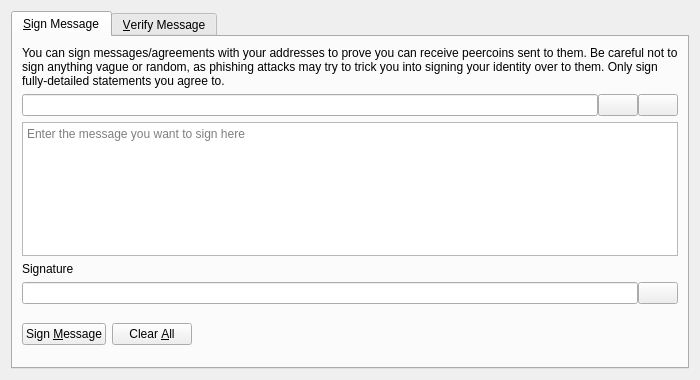
<?xml version="1.0" encoding="UTF-8"?>
<ui version="4.0">
 <class>SignVerifyMessageDialog</class>
 <widget class="QDialog" name="SignVerifyMessageDialog">
  <property name="geometry">
   <rect>
    <x>0</x>
    <y>0</y>
    <width>700</width>
    <height>380</height>
   </rect>
  </property>
  <property name="windowTitle">
   <string>Signatures - Sign / Verify a Message</string>
  </property>
  <property name="modal">
   <bool>true</bool>
  </property>
  <layout class="QVBoxLayout" name="verticalLayout">
   <item>
    <widget class="QTabWidget" name="tabWidget">
     <property name="currentIndex">
      <number>0</number>
     </property>
     <widget class="QWidget" name="tabSignMessage">
      <attribute name="title">
       <string>&amp;Sign Message</string>
      </attribute>
      <layout class="QVBoxLayout" name="verticalLayout_SM">
       <item>
        <widget class="QLabel" name="infoLabel_SM">
         <property name="text">
          <string>You can sign messages/agreements with your addresses to prove you can receive peercoins sent to them. Be careful not to sign anything vague or random, as phishing attacks may try to trick you into signing your identity over to them. Only sign fully-detailed statements you agree to.</string>
         </property>
         <property name="textFormat">
          <enum>Qt::PlainText</enum>
         </property>
         <property name="wordWrap">
          <bool>true</bool>
         </property>
        </widget>
       </item>
       <item>
        <layout class="QHBoxLayout" name="horizontalLayout_1_SM">
         <property name="spacing">
          <number>0</number>
         </property>
         <item>
          <widget class="QValidatedLineEdit" name="addressIn_SM">
           <property name="toolTip">
            <string>The Peercoin address to sign the message with</string>
           </property>
          </widget>
         </item>
         <item>
          <widget class="QPushButton" name="addressBookButton_SM">
           <property name="toolTip">
            <string>Choose previously used address</string>
           </property>
           <property name="text">
            <string/>
           </property>
           <property name="icon">
            <iconset resource="../bitcoin.qrc">
             <normaloff>:/icons/address-book</normaloff>:/icons/address-book</iconset>
           </property>
           <property name="shortcut">
            <string>Alt+A</string>
           </property>
           <property name="autoDefault">
            <bool>false</bool>
           </property>
          </widget>
         </item>
         <item>
          <widget class="QPushButton" name="pasteButton_SM">
           <property name="toolTip">
            <string>Paste address from clipboard</string>
           </property>
           <property name="text">
            <string/>
           </property>
           <property name="icon">
            <iconset resource="../bitcoin.qrc">
             <normaloff>:/icons/editpaste</normaloff>:/icons/editpaste</iconset>
           </property>
           <property name="shortcut">
            <string>Alt+P</string>
           </property>
           <property name="autoDefault">
            <bool>false</bool>
           </property>
          </widget>
         </item>
        </layout>
       </item>
       <item>
        <widget class="QPlainTextEdit" name="messageIn_SM">
         <property name="toolTip">
          <string>Enter the message you want to sign here</string>
         </property>
         <property name="placeholderText">
          <string>Enter the message you want to sign here</string>
         </property>
        </widget>
       </item>
       <item>
        <widget class="QLabel" name="signatureLabel_SM">
         <property name="text">
          <string>Signature</string>
         </property>
         <property name="textFormat">
          <enum>Qt::PlainText</enum>
         </property>
        </widget>
       </item>
       <item>
        <layout class="QHBoxLayout" name="horizontalLayout_2_SM">
         <property name="spacing">
          <number>0</number>
         </property>
         <item>
          <widget class="QLineEdit" name="signatureOut_SM">
           <property name="font">
            <font>
             <italic>true</italic>
            </font>
           </property>
           <property name="readOnly">
            <bool>true</bool>
           </property>
          </widget>
         </item>
         <item>
          <widget class="QPushButton" name="copySignatureButton_SM">
           <property name="toolTip">
            <string>Copy the current signature to the system clipboard</string>
           </property>
           <property name="text">
            <string/>
           </property>
           <property name="icon">
            <iconset resource="../bitcoin.qrc">
             <normaloff>:/icons/editcopy</normaloff>:/icons/editcopy</iconset>
           </property>
           <property name="autoDefault">
            <bool>false</bool>
           </property>
          </widget>
         </item>
        </layout>
       </item>
       <item>
        <layout class="QHBoxLayout" name="horizontalLayout_3_SM">
         <item>
          <widget class="QPushButton" name="signMessageButton_SM">
           <property name="toolTip">
            <string>Sign the message to prove you own this Peercoin address</string>
           </property>
           <property name="text">
            <string>Sign &amp;Message</string>
           </property>
           <property name="icon">
            <iconset resource="../bitcoin.qrc">
             <normaloff>:/icons/edit</normaloff>:/icons/edit</iconset>
           </property>
           <property name="autoDefault">
            <bool>false</bool>
           </property>
          </widget>
         </item>
         <item>
          <widget class="QPushButton" name="clearButton_SM">
           <property name="toolTip">
            <string>Reset all sign message fields</string>
           </property>
           <property name="text">
            <string>Clear &amp;All</string>
           </property>
           <property name="icon">
            <iconset resource="../bitcoin.qrc">
             <normaloff>:/icons/remove</normaloff>:/icons/remove</iconset>
           </property>
           <property name="autoDefault">
            <bool>false</bool>
           </property>
          </widget>
         </item>
         <item>
          <spacer name="horizontalSpacer_1_SM">
           <property name="orientation">
            <enum>Qt::Horizontal</enum>
           </property>
           <property name="sizeHint" stdset="0">
            <size>
             <width>40</width>
             <height>48</height>
            </size>
           </property>
          </spacer>
         </item>
         <item>
          <widget class="QLabel" name="statusLabel_SM">
           <property name="font">
            <font>
             <weight>75</weight>
             <bold>true</bold>
            </font>
           </property>
           <property name="text">
            <string/>
           </property>
           <property name="wordWrap">
            <bool>true</bool>
           </property>
          </widget>
         </item>
         <item>
          <spacer name="horizontalSpacer_2_SM">
           <property name="orientation">
            <enum>Qt::Horizontal</enum>
           </property>
           <property name="sizeHint" stdset="0">
            <size>
             <width>40</width>
             <height>48</height>
            </size>
           </property>
          </spacer>
         </item>
        </layout>
       </item>
      </layout>
     </widget>
     <widget class="QWidget" name="tabVerifyMessage">
      <attribute name="title">
       <string>&amp;Verify Message</string>
      </attribute>
      <layout class="QVBoxLayout" name="verticalLayout_VM">
       <item>
        <widget class="QLabel" name="infoLabel_VM">
         <property name="text">
          <string>Enter the receiver's address, message (ensure you copy line breaks, spaces, tabs, etc. exactly) and signature below to verify the message. Be careful not to read more into the signature than what is in the signed message itself, to avoid being tricked by a man-in-the-middle attack. Note that this only proves the signing party receives with the address, it cannot prove sendership of any transaction!</string>
         </property>
         <property name="textFormat">
          <enum>Qt::PlainText</enum>
         </property>
         <property name="alignment">
          <set>Qt::AlignLeading|Qt::AlignLeft|Qt::AlignTop</set>
         </property>
         <property name="wordWrap">
          <bool>true</bool>
         </property>
        </widget>
       </item>
       <item>
        <layout class="QHBoxLayout" name="horizontalLayout_1_VM">
         <property name="spacing">
          <number>0</number>
         </property>
         <item>
          <widget class="QValidatedLineEdit" name="addressIn_VM">
           <property name="toolTip">
            <string>The Peercoin address the message was signed with</string>
           </property>
          </widget>
         </item>
         <item>
          <widget class="QPushButton" name="addressBookButton_VM">
           <property name="toolTip">
            <string>Choose previously used address</string>
           </property>
           <property name="text">
            <string/>
           </property>
           <property name="icon">
            <iconset resource="../bitcoin.qrc">
             <normaloff>:/icons/address-book</normaloff>:/icons/address-book</iconset>
           </property>
           <property name="shortcut">
            <string>Alt+A</string>
           </property>
           <property name="autoDefault">
            <bool>false</bool>
           </property>
          </widget>
         </item>
        </layout>
       </item>
       <item>
        <widget class="QPlainTextEdit" name="messageIn_VM">
          <property name="toolTip">
            <string>The signed message to verify</string>
          </property>
          <property name="placeholderText">
            <string>The signed message to verify</string>
          </property>
        </widget>
       </item>
       <item>
        <widget class="QValidatedLineEdit" name="signatureIn_VM">
          <property name="toolTip">
            <string>The signature given when the message was signed</string>
          </property>
          <property name="placeholderText">
            <string>The signature given when the message was signed</string>
          </property>
        </widget>
       </item>
       <item>
        <layout class="QHBoxLayout" name="horizontalLayout_2_VM">
         <item>
          <widget class="QPushButton" name="verifyMessageButton_VM">
           <property name="toolTip">
            <string>Verify the message to ensure it was signed with the specified Peercoin address</string>
           </property>
           <property name="text">
            <string>Verify &amp;Message</string>
           </property>
           <property name="icon">
            <iconset resource="../bitcoin.qrc">
             <normaloff>:/icons/transaction_0</normaloff>:/icons/transaction_0</iconset>
           </property>
           <property name="autoDefault">
            <bool>false</bool>
           </property>
          </widget>
         </item>
         <item>
          <widget class="QPushButton" name="clearButton_VM">
           <property name="toolTip">
            <string>Reset all verify message fields</string>
           </property>
           <property name="text">
            <string>Clear &amp;All</string>
           </property>
           <property name="icon">
            <iconset resource="../bitcoin.qrc">
             <normaloff>:/icons/remove</normaloff>:/icons/remove</iconset>
           </property>
           <property name="autoDefault">
            <bool>false</bool>
           </property>
          </widget>
         </item>
         <item>
          <spacer name="horizontalSpacer_1_VM">
           <property name="orientation">
            <enum>Qt::Horizontal</enum>
           </property>
           <property name="sizeHint" stdset="0">
            <size>
             <width>40</width>
             <height>48</height>
            </size>
           </property>
          </spacer>
         </item>
         <item>
          <widget class="QLabel" name="statusLabel_VM">
           <property name="font">
            <font>
             <weight>75</weight>
             <bold>true</bold>
            </font>
           </property>
           <property name="text">
            <string/>
           </property>
           <property name="wordWrap">
            <bool>true</bool>
           </property>
          </widget>
         </item>
         <item>
          <spacer name="horizontalSpacer_2_VM">
           <property name="orientation">
            <enum>Qt::Horizontal</enum>
           </property>
           <property name="sizeHint" stdset="0">
            <size>
             <width>40</width>
             <height>48</height>
            </size>
           </property>
          </spacer>
         </item>
        </layout>
       </item>
      </layout>
     </widget>
    </widget>
   </item>
  </layout>
 </widget>
 <customwidgets>
  <customwidget>
   <class>QValidatedLineEdit</class>
   <extends>QLineEdit</extends>
   <header>qt/qvalidatedlineedit.h</header>
  </customwidget>
 </customwidgets>
 <resources>
  <include location="../bitcoin.qrc"/>
 </resources>
 <connections/>
</ui>
